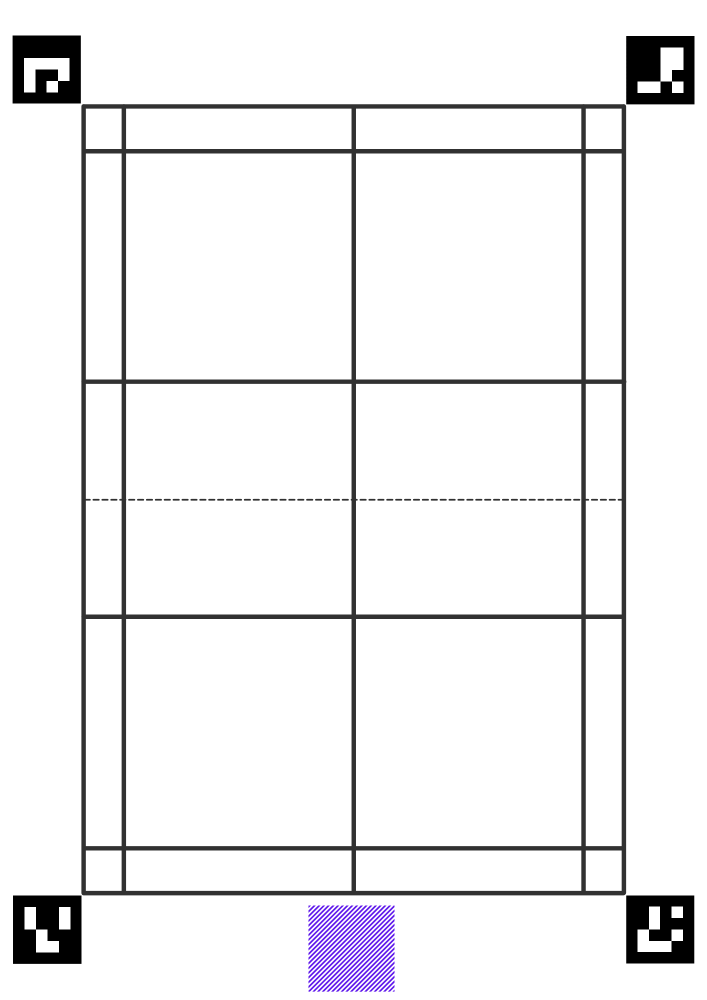
#> input picture badminton-template.png, 1414 x 2000 px (shown at 1/2 size)
$ python badminton-reader.py
#> lines starting #> are read from the running program, lines starting #| are printed output that depends on the picture; after the words box and inside, x2 and y2 are one past the last pixel; in counts of white or black regions, pixels touching at a corner belong together
import cv2
import cv2.aruco
import numpy as np
from imutils.object_detection import non_max_suppression


image = cv2.imread('badminton-template.png')
#> image is the input picture: shape (2000, 1414, 3); mean B, G, R 240.2, 239.1, 239.5

# Test image
# image = cv2.imread('badminton-test-clean.png')
template = cv2.imread('badminton-test-cross.png')

# [7 lines of commented-out code are left out]

arucoDict = cv2.aruco.Dictionary_get(cv2.aruco.DICT_4X4_50)
arucoParams = cv2.aruco.DetectorParameters_create()

(corners, ids, rejected) = cv2.aruco.detectMarkers(image, dictionary=arucoDict, parameters=arucoParams)
#> corners = ([[26, 1791], [162, 1791], [162, 1927], [26, 1927]], [[1252, 72], [1388, 72], [1388, 208], [1252, 208]], [[1252, 1791], [1388, 1791], [1388, 1926], [1252, 1926]], [[25, 71], [161, 71], [161, 206], [25, 206]]); ids = [3, 2, 4, 1]; rejected = 31 items


originalpts = {}
# verify *at least* one ArUco marker was detected
if len(corners) > 0:
    # flatten the ArUco IDs list
    ids = ids.flatten()
    # loop over the detected ArUCo corners
    for (markerCorner, markerID) in zip(corners, ids):
        # extract the marker corners (which are always returned in
        # top-left, top-right, bottom-right, and bottom-left order)
        corners = markerCorner.reshape((4, 2))
        (topLeft, topRight, bottomRight, bottomLeft) = corners
        # convert each of the (x, y)-coordinate pairs to integers
        topRight = (int(topRight[0]), int(topRight[1]))
        bottomRight = (int(bottomRight[0]), int(bottomRight[1]))
        bottomLeft = (int(bottomLeft[0]), int(bottomLeft[1]))
        topLeft = (int(topLeft[0]), int(topLeft[1]))

        print(markerID)
        print('topLeft', 'topRight', 'bottomRight', 'bottomLeft')
        print(topLeft, topRight, bottomRight, bottomLeft)

        # We use the bottomright of each marker to compute homography
        originalpts[markerID] = bottomRight

        # draw the bounding box of the ArUCo detection
        cv2.line(image, topLeft, topRight, (0, 255, 0), 2)
        cv2.line(image, topRight, bottomRight, (0, 255, 0), 2)
        cv2.line(image, bottomRight, bottomLeft, (0, 255, 0), 2)
        cv2.line(image, bottomLeft, topLeft, (0, 255, 0), 2)
        # compute and draw the center (x, y)-coordinates of the ArUco
        # marker
        cX = int((topLeft[0] + bottomRight[0]) / 2.0)
        cY = int((topLeft[1] + bottomRight[1]) / 2.0)
        cv2.circle(image, (cX, cY), 4, (0, 0, 255), -1)

        # draw the ArUco marker ID on the image
        cv2.putText(image, str(markerID),
                    (topLeft[0], topLeft[1] - 15), cv2.FONT_HERSHEY_SIMPLEX,
                    0.5, (0, 255, 0), 2)
#> this loop made 4 passes
#> (markerID, topLeft, topRight, bottomRight, bottomLeft, cX, cY) on passes 1 to 4: (3, (26, 1791), (162, 1791), (162, 1927), (26, 1927), 94, 1859), (2, (1252, 72), (1388, 72), (1388, 208), (1252, 208), 1320, 140), (4, (1252, 1791), (1388, 1791), (1388, 1926), (1252, 1926), 1320, 1858), (1, (25, 71), (161, 71), (161, 206), (25, 206), 93, 138)
#| 3
#| topLeft topRight bottomRight bottomLeft
#| (26, 1791) (162, 1791) (162, 1927) (26, 1927)
#| 2
#| topLeft topRight bottomRight bottomLeft
#| (1252, 72) (1388, 72) (1388, 208) (1252, 208)
#| 4
#| topLeft topRight bottomRight bottomLeft
#| (1252, 1791) (1388, 1791) (1388, 1926) (1252, 1926)
#| 1
#> (further printed lines are left out)
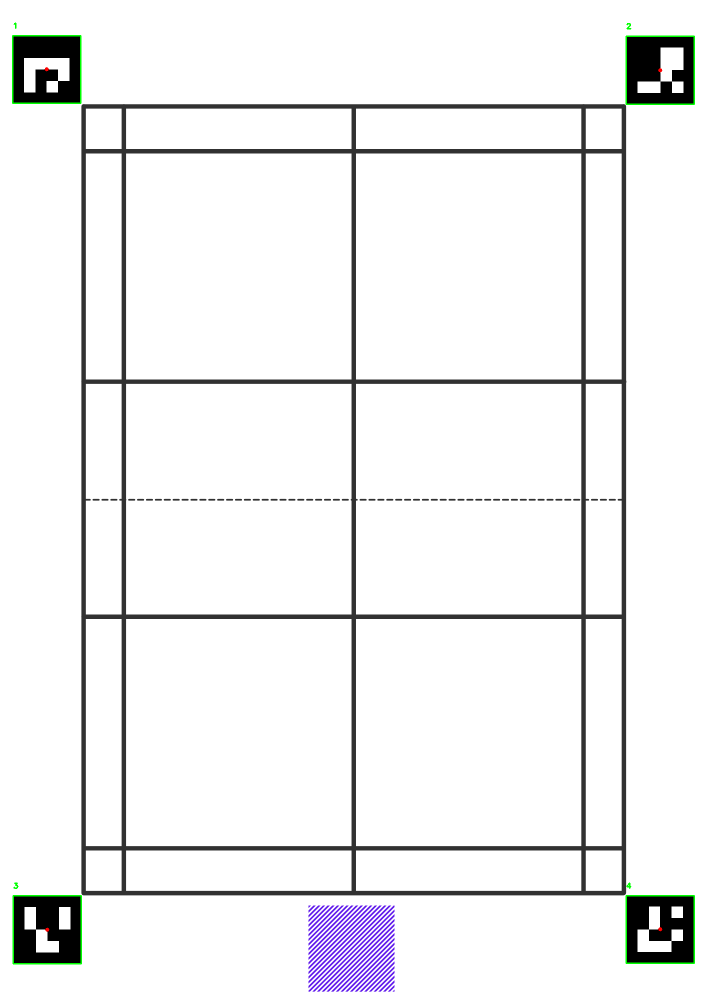
#> image: shape (2000, 1414, 3) (shown at 1/2 size); 0.25% of pixels changed, all inside (x1, y1, x2, y2) = (24, 45, 1390, 1929)
#> after the loop, originalpts = {3: (162, 1927), 2: (1388, 208), 4: (1388, 1926), 1: (161, 206)}
# print(originalpts)
sorted_originalpts = []
for id in sorted(originalpts):
    sorted_originalpts.append(originalpts[id])
#> this loop made 4 passes
#> after the loop, sorted_originalpts = [(161, 206), (1388, 208), (162, 1927), (1388, 1926)]

sorted_originalpts = np.array(sorted_originalpts)
#> sorted_originalpts = [[161, 206], [1388, 208], [162, 1927], [1388, 1926]]
# print(sorted_originalpts)

# convert both the image and template to grayscale
imageGray = cv2.cvtColor(image, cv2.COLOR_BGR2GRAY)
#> (the run stopped early here; a loop or call above may not have finished)
